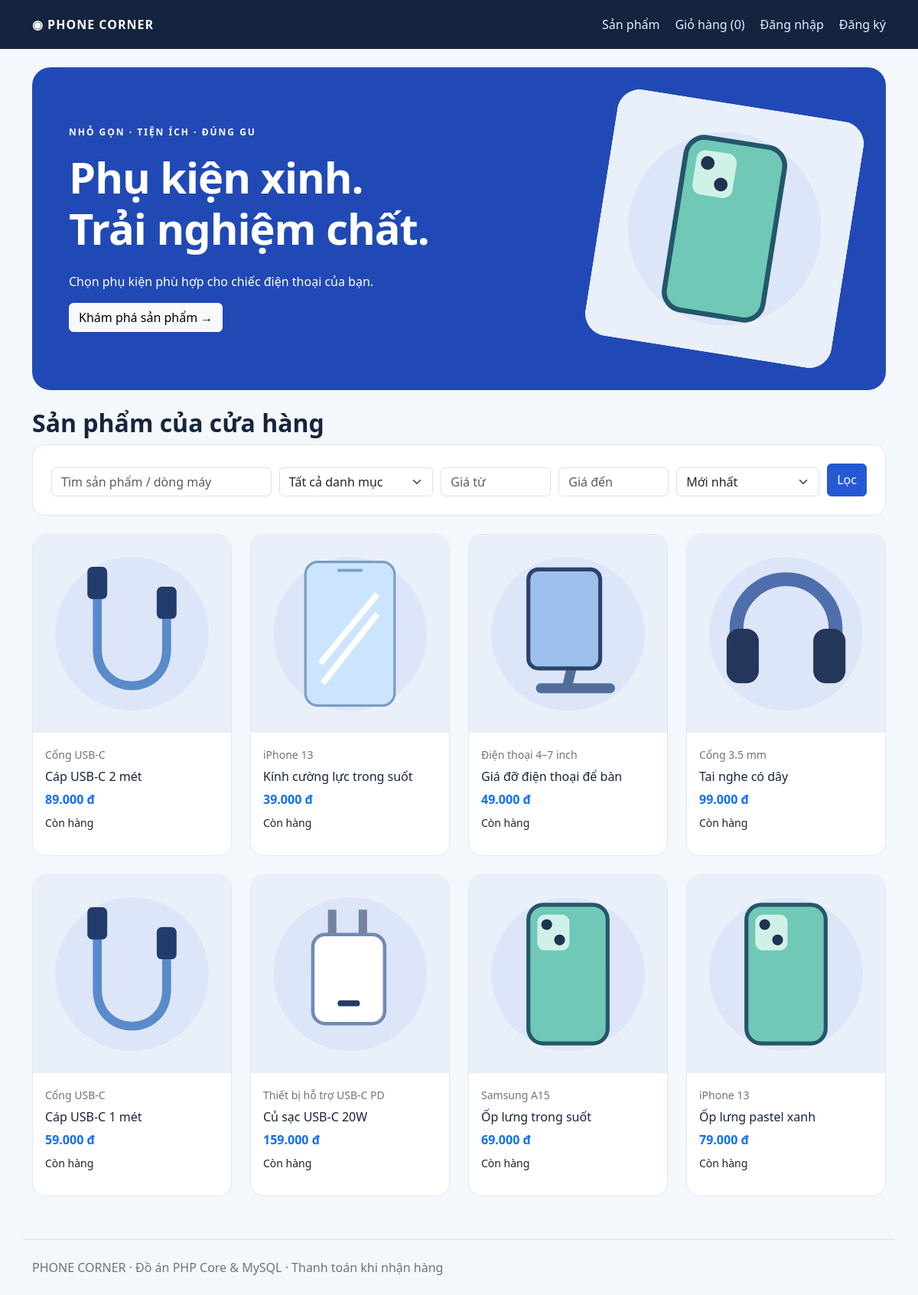
The page / on the database its author committed.
### tables this page shows
CREATE TABLE products (
 id INT UNSIGNED AUTO_INCREMENT PRIMARY KEY, category_id INT UNSIGNED NOT NULL,
 name VARCHAR(190) NOT NULL, price BIGINT UNSIGNED NOT NULL,
 stock INT UNSIGNED NOT NULL DEFAULT 0, compatible VARCHAR(190) NOT NULL DEFAULT '',
 description TEXT NOT NULL,image VARCHAR(100) NOT NULL DEFAULT 'case.svg',active TINYINT NOT NULL DEFAULT 1,
 FOREIGN KEY(category_id) REFERENCES categories(id) ON DELETE RESTRICT
);

### app/bootstrap.php (called while the page is built, shortened)
<?php
$c=require __DIR__.'/config.php';
$db=new PDO("mysql:host={$c['host']};port={$c['port']};dbname={$c['database']};charset=utf8mb4",$c['username'],$c['password'],[PDO::ATTR_ERRMODE=>PDO::ERRMODE_EXCEPTION,PDO::ATTR_DEFAULT_FETCH_MODE=>PDO::FETCH_ASSOC,PDO::ATTR_EMULATE_PREPARES=>false]);
function query(string $sql,array $args=[]): PDOStatement { global $db; $s=$db->prepare($sql);$s->execute($args);return $s; }
function e($v): string {return htmlspecialchars((string)$v,ENT_QUOTES|ENT_SUBSTITUTE,'UTF-8');}
function money($v): string {return number_format((float)$v,0,',','.').' đ';}
function user(): ?array {static $u=false;if($u===false)$u=isset($_SESSION['uid'])?(query('SELECT id,name,email,role FROM users WHERE id=?',[$_SESSION['uid']])->fetch()?:null):null;return $u;}

### index.php (the view, shortened to what this page needs)
<?php
require __DIR__.'/app/bootstrap.php';
$page=is_string($_GET['page']??null)?$_GET['page']:'home';
require __DIR__.'/app/header.php';
if($page==='register'||$page==='login'): ?>
<section class="panel auth-box"><h1><?= $page==='register'?'Tạo tài khoản':'Chào mừng trở lại' ?></h1><form method="post"><?= csrf() ?><input type="hidden" name="action" value="<?= e($page) ?>"><?php if($page==='register')field('name','Họ tên');field('email','Email','','email');field('password','Mật khẩu (8–72 byte)','','password'); ?><button class="btn btn-primary w-100"><?= $page==='register'?'Đăng ký':'Đăng nhập' ?></button></form></section>
<?php elseif($page==='product'): $id=filter_var($_GET['id']??0,FILTER_VALIDATE_INT)?:0;$p=query('SELECT * FROM products WHERE id=? AND active=1',[$id])->fetch();if(!$p): http_response_code(404); ?><h1>Không tìm thấy sản phẩm</h1><?php endif; elseif($page==='home'):
$q=is_string($_GET['q']??null)?trim($_GET['q']):'';$cat=filter_var($_GET['category']??0,FILTER_VALIDATE_INT)?:0;$sort=is_string($_GET['sort']??null)?$_GET['sort']:'';
$sortSql=['low'=>'price ASC','high'=>'price DESC'][$sort]??'id DESC';
$sql='SELECT * FROM products WHERE active=1';$args=[];
$min=filter_var($_GET['min']??'',FILTER_VALIDATE_INT);$max=filter_var($_GET['max']??'',FILTER_VALIDATE_INT);
$products=query($sql.' ORDER BY '.$sortSql,$args)->fetchAll(); ?>
<section class="hero mb-4"><div><p class="eyebrow">NHỎ GỌN · TIỆN ÍCH · ĐÚNG GU</p><h1>Phụ kiện xinh.<br>Trải nghiệm chất.</h1><p>Chọn phụ kiện phù hợp cho chiếc điện thoại của bạn.</p><a href="#products" class="btn btn-light">Khám phá sản phẩm →</a></div><img src="assets/case.svg" alt="Minh họa ốp điện thoại"></section>
<section id="products"><h2>Sản phẩm của cửa hàng</h2><form method="get" class="panel filters mb-4"><input class="form-control" name="q" placeholder="Tìm sản phẩm / dòng máy" aria-label="Tìm kiếm" value="<?= e($q) ?>"><select class="form-select" name="category" aria-label="Danh mục"><option value="0">Tất cả danh mục</option></select><input class="form-control" name="min" type="number" min="0" placeholder="Giá từ" aria-label="Giá từ" value="<?= $min===false?'':e($min) ?>"><input class="form-control" name="max" type="number" min="0" placeholder="Giá đến" aria-label="Giá đến" value="<?= $max===false?'':e($max) ?>"><select class="form-select" name="sort" aria-label="Sắp xếp"><option value="">Mới nhất</option></select><button class="btn btn-primary">Lọc</button></form><div class="row g-4">
<?php if(!$products)echo '<p>Không có sản phẩm phù hợp.</p>';foreach($products as $p): ?><div class="col-6 col-lg-3"><article class="card h-100"><a href="index.php?page=product&id=<?= $p['id'] ?>"><img class="card-img-top" src="assets/<?= e($p['image']) ?>" alt="<?= e($p['name']) ?>"></a><div class="card-body"><small class="text-secondary"><?= e($p['compatible']) ?></small><h3 class="h6 mt-2"><a class="product-link" href="index.php?page=product&id=<?= $p['id'] ?>"><?= e($p['name']) ?></a></h3><strong class="text-primary"><?= money($p['price']) ?></strong><p class="small mt-2"><?= $p['stock']?'Còn hàng':'Hết hàng' ?></p></div></article></div><?php endforeach; ?></div></section>
<?php else: http_response_code(404); ?><h1>Trang không tồn tại</h1><?php endif; require __DIR__.'/app/footer.php'; ?>

### app/header.php (shortened to what this page needs)
<!doctype html>
<html lang="vi"><head><link href="https://cdn.jsdelivr.net/npm/bootstrap@5.3.3/dist/css/bootstrap.min.css" rel="stylesheet"><link href="assets/style.css" rel="stylesheet"></head><body>
<header><nav class="container nav-bar"><a class="brand" href="index.php">◉ PHONE CORNER</a><div class="links"><a href="index.php">Sản phẩm</a><a href="index.php?page=cart">Giỏ hàng (<?= array_sum($_SESSION['cart']??[]) ?>)</a><?php if(user()): ?><a href="index.php?page=orders">Đơn của tôi</a><?php if(user()['role']==='admin'): ?><a href="admin.php">Quản trị</a><?php endif; ?><form method="post"><?= csrf() ?><input type="hidden" name="action" value="logout"><button class="btn btn-sm btn-outline-light">Đăng xuất</button></form><?php else: ?><a href="index.php?page=login">Đăng nhập</a><a href="index.php?page=register">Đăng ký</a><?php endif; ?></div></nav></header>
<main class="container py-4">

### app/footer.php
</main><footer class="container py-4 border-top text-secondary">PHONE CORNER · Đồ án PHP Core & MySQL · Thanh toán khi nhận hàng</footer></body></html>

### assets/style.css (style rules this page uses)
body { background:#f4f7fb;color:#17243d;font-family:system-ui,sans-serif }
header { background:#14233e }
.nav-bar { display:flex;justify-content:space-between;align-items:center;padding-top:20px;padding-bottom:20px;gap:20px }
.brand { font-weight:800;letter-spacing:1px;color:white;text-decoration:none }
.links { display:flex;gap:20px;align-items:center;flex-wrap:wrap }
.links a { color:#e5edff;text-decoration:none }
h1 { font-weight:800;letter-spacing:-1px;margin-bottom:24px }
h2 { font-weight:700 }
.hero { background:#2149b6;color:white;border-radius:24px;display:flex;align-items:center;justify-content:space-between;padding:48px;overflow:hidden }
.hero h1 { font-size:clamp(32px,5vw,56px) }
.hero img { width:32%;border-radius:30px;transform:rotate(9deg) }
.eyebrow { font-size:12px;letter-spacing:2px;font-weight:700 }
.panel { background:white;padding:24px;border-radius:16px;border:1px solid #e1e8f2 }
.filters { display:grid;grid-template-columns:2fr 1.4fr 1fr 1fr 1.3fr auto;gap:10px }
.card { border:1px solid #e1e8f2;border-radius:18px;overflow:hidden }
.card-img-top { aspect-ratio:1;object-fit:cover }
.product-link { color:#17243d;text-decoration:none }
.btn-primary { background:#2559d4;border-color:#2559d4 }
.form-control,.form-select { margin-top:5px }
footer { margin-top:32px }

### rows shown on the page
products: image (picture), compatible "Cổng USB-C", name "Cáp USB-C 2 mét", price "89.000 đ", stock "Còn hàng"
products: image (picture), compatible "iPhone 13", name "Kính cường lực trong suốt", price "39.000 đ", stock "Còn hàng"
products: image (picture), compatible "Điện thoại 4–7 inch", name "Giá đỡ điện thoại để bàn", price "49.000 đ", stock "Còn hàng"
products: image (picture), compatible "Cổng 3.5 mm", name "Tai nghe có dây", price "99.000 đ", stock "Còn hàng"
products: image (picture), compatible "Cổng USB-C", name "Cáp USB-C 1 mét", price "59.000 đ", stock "Còn hàng"
products: image (picture), compatible "Thiết bị hỗ trợ USB-C PD", name "Củ sạc USB-C 20W", price "159.000 đ", stock "Còn hàng"
products: image (picture), compatible "Samsung A15", name "Ốp lưng trong suốt", price "69.000 đ", stock "Còn hàng"
products: image (picture), compatible "iPhone 13", name "Ốp lưng pastel xanh", price "79.000 đ", stock "Còn hàng"

### other values the page prints
array_sum($_SESSION['cart']??[]) "0"
